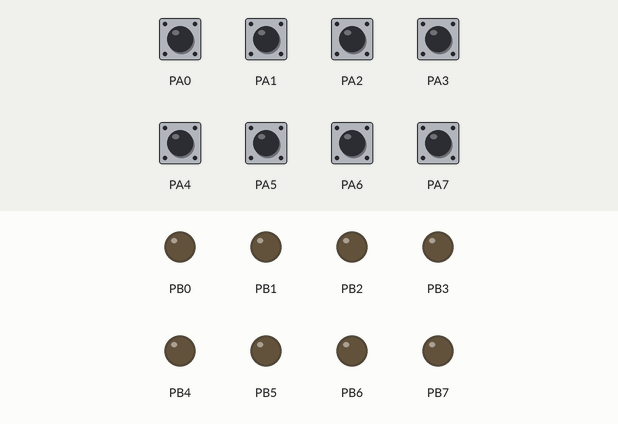
Recording of a program running on a simulated ATmega1284P, built with avr-gcc and emulated at 10 MHz. On the bench: output pins drawn as LEDs (lit = HIGH). Inputs (shaded band) come from the test bench; at power-on: PA0–7 HIGH.

Above: at 1.2 s.
1.3 s: PA0 pulled LOW for 1 s
At 3.3 s:
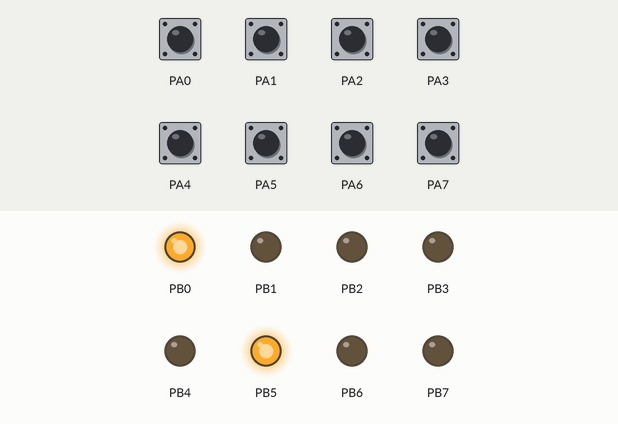
4.3 s: PA0 pulled LOW for 0.15 s
At 4.6 s:
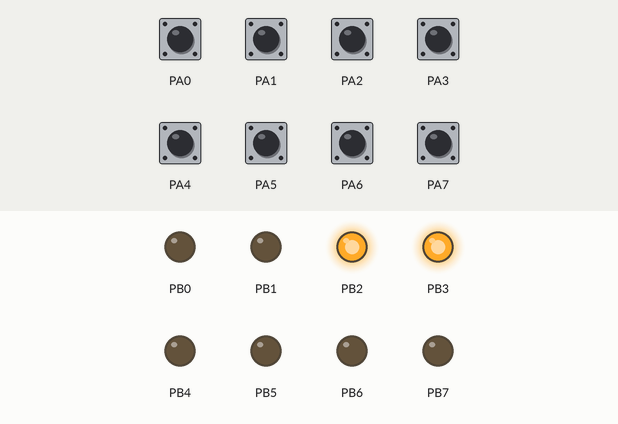
5.9 s: PA0 pulled LOW for 0.15 s
At 7.0 s:
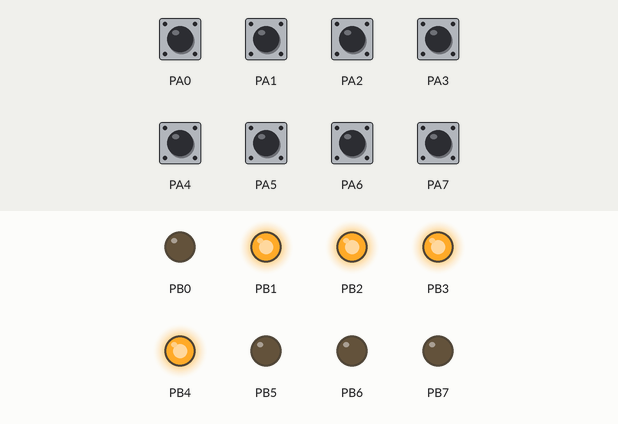
Timing chart, 0 to 8.9 s (numbered marks = the images above; inputs shaded):
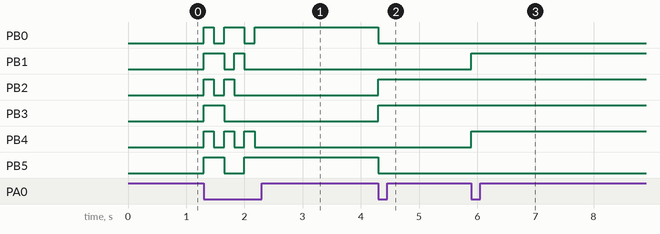

Measured:
- after the input at 1.3 s, PB0: goes HIGH 0.18 s, LOW 0.18 s, HIGH 0.35 s, LOW 0.18 s, then HIGH, starting at once; PB1: LOW → HIGH at once, → LOW 0.35 s later, → HIGH 0.18 s later, → LOW 0.18 s later
- after the input at 4.3 s, PB0, PB5: HIGH → LOW at once; PB2, PB3: LOW → HIGH at once
- after the input at 5.9 s, PB1, PB4: LOW → HIGH at once

The program:

main.c
```c
/*    Partner(s) Name & E-mail: Kristian De Castro kdec001@ucr.edu
 *    Lab Section: 024
 *    Assignment: Lab 5  Challenge 3
 *
 *
 *    I acknowledge all content contained herein, excluding template or example
 *    code, is my own original work.
 */

#define F_CPU 10000000UL
#include <avr/io.h>
#include <avr/delay.h>


enum festiveState{start, wait, inc, waitoff}state;
unsigned char check = 0x00;
void lightTick(){

	unsigned char button = ~PINA & 0x01;
	switch(state){
		case start:
		state = wait;
		break;

		case wait:
		if(button == 0x01){
			state = inc;
		} else {
			state = wait;
		}
		break;

		case inc:
		state = waitoff;
		_delay_ms(175);
		break;

		case waitoff:
		if(button == 0x01){
			state = waitoff;
		} else {
			state = wait;
		}

		default:
		state = wait;
		break;

	}

	switch(state){
		case start:
		PORTB = 0x00;
		check = 0;
		break;

		case wait:
		break;

		case inc:
		if(check == 0){
			PORTB = 0x3F;	//11 1111
		} else if (check == 1){
			PORTB = 0x2A;	//10 1010
		} else if (check == 2){
			PORTB = 0x15;	//01 0101
		} else if (check == 3){
			PORTB = 0x03;	//00 0111
		} else if (check == 4){
			PORTB = 0x30;	//11 1000
		} else if (check == 5){
			PORTB = 0x21;	//10 0001
		} else if (check == 6){
			PORTB = 0x0C;	//00 1100
		} else if (check == 7){
			PORTB = 0x1E;	//01 1110
		}

		check = check + 1;
		if(check == 8){
			check = 0;
		}
		break;

		case waitoff:
		break;

		default:
		break;

	}
}

int main(void)
{

	DDRA = 0x00; PORTA = 0xFF;
	DDRB = 0xFF; PORTB = 0x00;

	state = start;
	while (1)
	{
		lightTick();
	}

}
```
